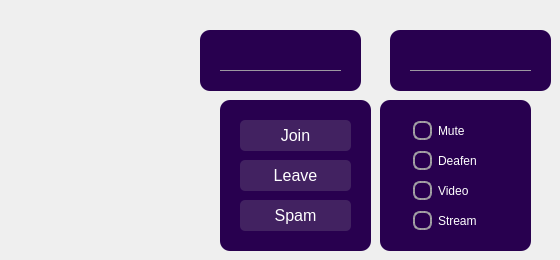
    <widget class="QWidget" name="pageVoiceSpammer">
     <widget class="QFrame" name="frameVS_2">
      <property name="geometry">
       <rect>
        <x>390</x>
        <y>30</y>
        <width>161</width>
        <height>61</height>
       </rect>
      </property>
      <property name="styleSheet">
       <string notr="true">QFrame {
    background-color: #28004F; /* Use an even darker shade of purple */
    border-radius: 10px;
}</string>
      </property>
      <property name="frameShape">
       <enum>QFrame::StyledPanel</enum>
      </property>
      <property name="frameShadow">
       <enum>QFrame::Raised</enum>
      </property>
      <widget class="QLineEdit" name="lineEditVS_GuildId">
       <property name="geometry">
        <rect>
         <x>20</x>
         <y>10</y>
         <width>121</width>
         <height>31</height>
        </rect>
       </property>
       <property name="styleSheet">
        <string notr="true">QLineEdit {
    border: none;            /* No border */
    background: transparent; /* Transparent background */
    color: #FFF;          /* White text color */
    border-bottom: 1px solid rgba(169, 169, 169, 0.9); /* Underline effect */
}
</string>
       </property>
      </widget>
     </widget>
     <widget class="QFrame" name="frameVS">
      <property name="geometry">
       <rect>
        <x>200</x>
        <y>30</y>
        <width>161</width>
        <height>61</height>
       </rect>
      </property>
      <property name="styleSheet">
       <string notr="true">QFrame {
    background-color: #28004F; /* Use an even darker shade of purple */
    border-radius: 10px;
}</string>
      </property>
      <property name="frameShape">
       <enum>QFrame::StyledPanel</enum>
      </property>
      <property name="frameShadow">
       <enum>QFrame::Raised</enum>
      </property>
      <widget class="QLineEdit" name="lineEditVS_ChannelId">
       <property name="geometry">
        <rect>
         <x>20</x>
         <y>10</y>
         <width>121</width>
         <height>31</height>
        </rect>
       </property>
       <property name="styleSheet">
        <string notr="true">QLineEdit {
    border: none;            /* No border */
    background: transparent; /* Transparent background */
    color: #FFF;          /* White text color */
    border-bottom: 1px solid rgba(169, 169, 169, 0.9); /* Underline effect */
}
</string>
       </property>
      </widget>
     </widget>
     <widget class="QFrame" name="frameVS_3">
      <property name="geometry">
       <rect>
        <x>220</x>
        <y>100</y>
        <width>151</width>
        <height>151</height>
       </rect>
      </property>
      <property name="styleSheet">
       <string notr="true">QFrame {
    background-color: #28004F; /* Use an even darker shade of purple */
    border-radius: 10px;
}</string>
      </property>
      <property name="frameShape">
       <enum>QFrame::StyledPanel</enum>
      </property>
      <property name="frameShadow">
       <enum>QFrame::Raised</enum>
      </property>
      <widget class="QPushButton" name="pushButtonVS_StartJoin">
       <property name="geometry">
        <rect>
         <x>20</x>
         <y>20</y>
         <width>111</width>
         <height>31</height>
        </rect>
       </property>
       <property name="font">
        <font>
         <pointsize>12</pointsize>
        </font>
       </property>
       <property name="styleSheet">
        <string notr="true">QPushButton {
    border: none; /* No border */
    border-radius: 5px; /* Rounded corners */
    background: rgba(169, 169, 169, 0.2); /* Slightly transparent background */
    padding: 5px 10px;
    color: #FFFFFF; /* White text color */
    font-size: 12pt; /* Font size */
}

QPushButton:hover {
    background: rgba(169, 169, 169, 0.3); /* Light purple background on hover */
    color: #FFFFFF; /* White text color on hover */
}
</string>
       </property>
       <property name="text">
        <string>Join</string>
       </property>
      </widget>
      <widget class="QPushButton" name="pushButtonVS_StartLeave">
       <property name="geometry">
        <rect>
         <x>20</x>
         <y>60</y>
         <width>111</width>
         <height>31</height>
        </rect>
       </property>
       <property name="font">
        <font>
         <pointsize>12</pointsize>
        </font>
       </property>
       <property name="styleSheet">
        <string notr="true">QPushButton {
    border: none; /* No border */
    border-radius: 5px; /* Rounded corners */
    background: rgba(169, 169, 169, 0.2); /* Slightly transparent background */
    padding: 5px 10px;
    color: #FFFFFF; /* White text color */
    font-size: 12pt; /* Font size */
}

QPushButton:hover {
    background: rgba(169, 169, 169, 0.3); /* Light purple background on hover */
    color: #FFFFFF; /* White text color on hover */
}
</string>
       </property>
       <property name="text">
        <string>Leave</string>
       </property>
      </widget>
      <widget class="QPushButton" name="pushButtonVS_StartSpam">
       <property name="geometry">
        <rect>
         <x>20</x>
         <y>100</y>
         <width>111</width>
         <height>31</height>
        </rect>
       </property>
       <property name="font">
        <font>
         <pointsize>12</pointsize>
        </font>
       </property>
       <property name="styleSheet">
        <string notr="true">QPushButton {
    border: none; /* No border */
    border-radius: 5px; /* Rounded corners */
    background: rgba(169, 169, 169, 0.2); /* Slightly transparent background */
    padding: 5px 10px;
    color: #FFFFFF; /* White text color */
    font-size: 12pt; /* Font size */
}

QPushButton:hover {
    background: rgba(169, 169, 169, 0.3); /* Light purple background on hover */
    color: #FFFFFF; /* White text color on hover */
}
</string>
       </property>
       <property name="text">
        <string>Spam</string>
       </property>
      </widget>
     </widget>
     <widget class="QFrame" name="frameVS_4">
      <property name="geometry">
       <rect>
        <x>380</x>
        <y>100</y>
        <width>151</width>
        <height>151</height>
       </rect>
      </property>
      <property name="styleSheet">
       <string notr="true">QFrame {
    background-color: #28004F; /* Use an even darker shade of purple */
    border-radius: 10px;
}</string>
      </property>
      <property name="frameShape">
       <enum>QFrame::StyledPanel</enum>
      </property>
      <property name="frameShadow">
       <enum>QFrame::Raised</enum>
      </property>
      <widget class="QCheckBox" name="checkBoxVS_Mute">
       <property name="geometry">
        <rect>
         <x>30</x>
         <y>20</y>
         <width>81</width>
         <height>21</height>
        </rect>
       </property>
       <property name="styleSheet">
        <string notr="true">QCheckBox {
                background: transparent;
                padding: 3px;
				color: #FFF;
            }
            QCheckBox::indicator {
                border: 2px solid  rgba(169, 169, 169, 0.9);
                width: 15px;
                height: 15px;
                border-radius: 7px;
            }
            QCheckBox::indicator:checked {
                background:  rgba(169, 169, 169, 0.9);
            }</string>
       </property>
       <property name="text">
        <string>Mute</string>
       </property>
      </widget>
      <widget class="QCheckBox" name="checkBoxVS_Deafen">
       <property name="geometry">
        <rect>
         <x>30</x>
         <y>50</y>
         <width>81</width>
         <height>21</height>
        </rect>
       </property>
       <property name="styleSheet">
        <string notr="true">QCheckBox {
                background: transparent;
                padding: 3px;
				color: #FFF;
            }
            QCheckBox::indicator {
                border: 2px solid  rgba(169, 169, 169, 0.9);
                width: 15px;
                height: 15px;
                border-radius: 7px;
            }
            QCheckBox::indicator:checked {
                background:  rgba(169, 169, 169, 0.9);
            }</string>
       </property>
       <property name="text">
        <string>Deafen</string>
       </property>
      </widget>
      <widget class="QCheckBox" name="checkBoxVS_Video">
       <property name="geometry">
        <rect>
         <x>30</x>
         <y>80</y>
         <width>81</width>
         <height>21</height>
        </rect>
       </property>
       <property name="styleSheet">
        <string notr="true">QCheckBox {
                background: transparent;
                padding: 3px;
				color: #FFF;
            }
            QCheckBox::indicator {
                border: 2px solid  rgba(169, 169, 169, 0.9);
                width: 15px;
                height: 15px;
                border-radius: 7px;
            }
            QCheckBox::indicator:checked {
                background:  rgba(169, 169, 169, 0.9);
            }</string>
       </property>
       <property name="text">
        <string>Video</string>
       </property>
      </widget>
      <widget class="QCheckBox" name="checkBoxVS_Stream">
       <property name="geometry">
        <rect>
         <x>30</x>
         <y>110</y>
         <width>81</width>
         <height>21</height>
        </rect>
       </property>
       <property name="styleSheet">
        <string notr="true">QCheckBox {
                background: transparent;
                padding: 3px;
				color: #FFF;
            }
            QCheckBox::indicator {
                border: 2px solid  rgba(169, 169, 169, 0.9);
                width: 15px;
                height: 15px;
                border-radius: 7px;
            }
            QCheckBox::indicator:checked {
                background:  rgba(169, 169, 169, 0.9);
            }</string>
       </property>
       <property name="text">
        <string>Stream</string>
       </property>
      </widget>
     </widget>
    </widget>
